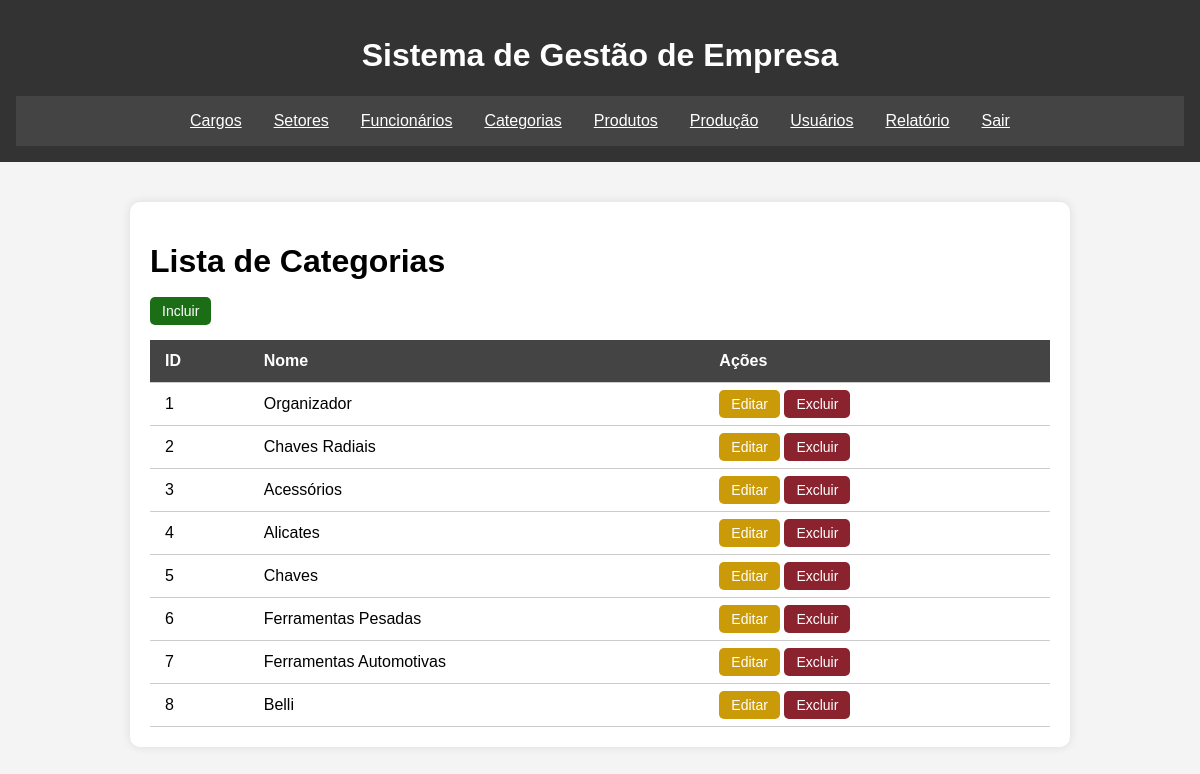
The app's page /lista-categorias.php (signed in) with its own data.
### tables this page shows
CREATE TABLE `categorias` (
  `CategoriaID` int(11) NOT NULL,
  `Nome` varchar(45) DEFAULT NULL,
  `Descricao` tinytext DEFAULT NULL
);

### lista-categorias.php (the view, shortened to what this page needs)
<?php
include_once './include/conexao.php';
include_once './include/header.php';
$sql = "SELECT * FROM categorias";
$resultado = $conn->query($sql);
?>
<main>
  <div class="container">
      <h1>Lista de Categorias</h1>
      <a href="salvar-categorias.php" class="btn btn-add">Incluir</a>
      <table>
        <thead>
          <tr>
            <th>ID</th>
            <th>Nome</th>
            <th>Ações</th>
          </tr>
        </thead>
        <tbody>
          <?php
          while ($dado = $resultado->fetch_assoc()) {
          ?>
          <tr>
            <td><?php echo $dado['CategoriaID']; ?></td>
            <td><?php echo $dado['Nome']; ?></td>
            <td>
              <a href="salvar-categorias.php?id=<?php echo $dado['CategoriaID']; ?>" class="btn btn-edit">Editar</a>
              <a href="excluir-categorias.php?id=<?php echo $dado['CategoriaID']; ?>" class="btn btn-delete">Excluir</a>
            </td>
          </tr>
          <?php
          }
          ?>
        </tbody>
      </table>
    </div>
</main>
<?php
include_once './include/footer.php';
?>

### assets/style.css (style rules this page uses)
body { font-family: Arial, sans-serif; background-color: #f4f4f4; margin: 0; padding: 0; }
.container { max-width: 900px; margin: 40px auto 0 auto; background: #fff; padding: 20px; border-radius: 10px; box-shadow: 0 0 10px rgba(0,0,0,0.1); }
table { width: 100%; border-collapse: collapse; margin-top: 20px; }
th, td { padding: 12px 15px; border-bottom: 1px solid #ccc; text-align: left; }
th { background-color: #444; color: white; }
.btn { padding: 6px 12px; border: none; border-radius: 5px; color: white; cursor: pointer; text-decoration: none; font-size: 14px; }
.btn-add { background-color: #1c6e16; }
.btn-edit { background-color: #ca9a08; }
.btn-delete { background-color: #8a232d; }

### records on screen
categorias: CategoriaID "1", Nome "Organizador"
categorias: CategoriaID "2", Nome "Chaves Radiais"
categorias: CategoriaID "3", Nome "Acessórios"
categorias: CategoriaID "4", Nome "Alicates"
categorias: CategoriaID "5", Nome "Chaves"
categorias: CategoriaID "6", Nome "Ferramentas Pesadas"
categorias: CategoriaID "7", Nome "Ferramentas Automotivas"
categorias: CategoriaID "8", Nome "Belli"
